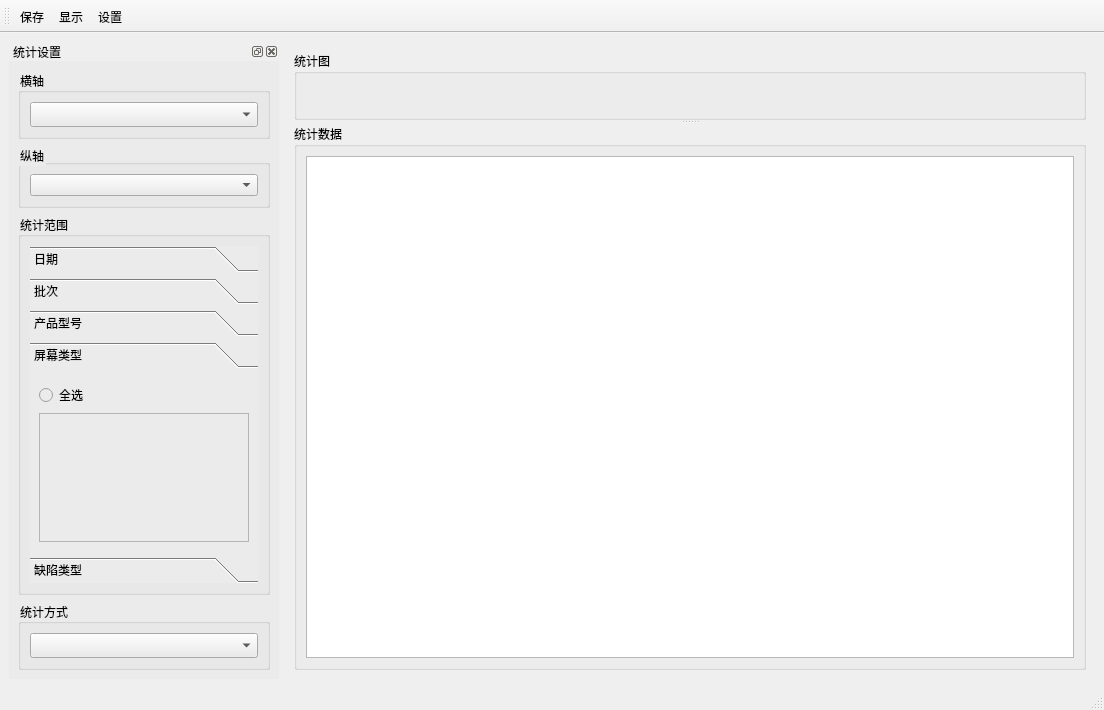
<?xml version="1.0" encoding="UTF-8"?>
<ui version="4.0">
 <class>datastatistics_win</class>
 <widget class="QMainWindow" name="datastatistics_win">
  <property name="geometry">
   <rect>
    <x>0</x>
    <y>0</y>
    <width>1104</width>
    <height>710</height>
   </rect>
  </property>
  <property name="windowTitle">
   <string>统计</string>
  </property>
  <property name="windowIcon">
   <iconset resource="resources.qrc">
    <normaloff>:/resourse/tongjitu.png</normaloff>:/resourse/tongjitu.png</iconset>
  </property>
  <widget class="QWidget" name="centralwidget">
   <layout class="QHBoxLayout" name="horizontalLayout_15">
    <item>
     <layout class="QHBoxLayout" name="horizontalLayout_14" stretch="1,3">
      <item>
       <widget class="QDockWidget" name="Settting_dockWidget">
        <property name="windowIcon">
         <iconset>
          <normaloff>:/new/prefix1/image/zhishuxianshi.png</normaloff>:/new/prefix1/image/zhishuxianshi.png</iconset>
        </property>
        <property name="toolTip">
         <string>&lt;html&gt;&lt;head/&gt;&lt;body&gt;&lt;p&gt;统计配置&lt;/p&gt;&lt;/body&gt;&lt;/html&gt;</string>
        </property>
        <property name="whatsThis">
         <string>&lt;html&gt;&lt;head/&gt;&lt;body&gt;&lt;p&gt;统计设置&lt;/p&gt;&lt;/body&gt;&lt;/html&gt;</string>
        </property>
        <property name="styleSheet">
         <string notr="true">background-color: rgb(235, 235, 235);</string>
        </property>
        <property name="windowTitle">
         <string>统计设置</string>
        </property>
        <widget class="QWidget" name="dockWidgetContents">
         <layout class="QHBoxLayout" name="horizontalLayout_2">
          <item>
           <layout class="QVBoxLayout" name="verticalLayout" stretch="0,0,10,1">
            <item>
             <widget class="QGroupBox" name="groupBox_4">
              <property name="font">
               <font>
                <family>黑体</family>
               </font>
              </property>
              <property name="title">
               <string>横轴</string>
              </property>
              <layout class="QHBoxLayout" name="horizontalLayout_4">
               <item>
                <widget class="QComboBox" name="VariableGrouping_comboBox">
                 <property name="styleSheet">
                  <string notr="true"/>
                 </property>
                </widget>
               </item>
              </layout>
             </widget>
            </item>
            <item>
             <widget class="QGroupBox" name="groupBox">
              <property name="title">
               <string>纵轴</string>
              </property>
              <layout class="QHBoxLayout" name="horizontalLayout_6">
               <item>
                <widget class="QComboBox" name="Statistics_comboBox"/>
               </item>
              </layout>
             </widget>
            </item>
            <item>
             <widget class="QGroupBox" name="Boundary_groupBox">
              <property name="font">
               <font>
                <family>黑体</family>
               </font>
              </property>
              <property name="title">
               <string>统计范围</string>
              </property>
              <layout class="QHBoxLayout" name="horizontalLayout_3">
               <item>
                <widget class="QToolBox" name="StatisticSetting_toolBox">
                 <property name="acceptDrops">
                  <bool>false</bool>
                 </property>
                 <property name="autoFillBackground">
                  <bool>false</bool>
                 </property>
                 <property name="styleSheet">
                  <string notr="true"/>
                 </property>
                 <property name="currentIndex">
                  <number>3</number>
                 </property>
                 <widget class="QWidget" name="page">
                  <property name="geometry">
                   <rect>
                    <x>0</x>
                    <y>0</y>
                    <width>220</width>
                    <height>172</height>
                   </rect>
                  </property>
                  <attribute name="icon">
                   <iconset resource="resources.qrc">
                    <normaloff>:/resourse/riqi.png</normaloff>:/resourse/riqi.png</iconset>
                  </attribute>
                  <attribute name="label">
                   <string>日期</string>
                  </attribute>
                  <layout class="QHBoxLayout" name="horizontalLayout_8">
                   <item>
                    <layout class="QVBoxLayout" name="verticalLayout_3">
                     <item>
                      <widget class="QRadioButton" name="SelectAll_radioButton1">
                       <property name="text">
                        <string>全选</string>
                       </property>
                      </widget>
                     </item>
                     <item>
                      <widget class="QTableView" name="SelectDate_tableView"/>
                     </item>
                    </layout>
                   </item>
                  </layout>
                 </widget>
                 <widget class="QWidget" name="page_2">
                  <property name="geometry">
                   <rect>
                    <x>0</x>
                    <y>0</y>
                    <width>220</width>
                    <height>172</height>
                   </rect>
                  </property>
                  <attribute name="icon">
                   <iconset resource="resources.qrc">
                    <normaloff>:/resourse/picixian.png</normaloff>:/resourse/picixian.png</iconset>
                  </attribute>
                  <attribute name="label">
                   <string>批次</string>
                  </attribute>
                  <layout class="QHBoxLayout" name="horizontalLayout_9">
                   <item>
                    <layout class="QVBoxLayout" name="verticalLayout_4">
                     <item>
                      <widget class="QRadioButton" name="SelectAll_radioButton2">
                       <property name="text">
                        <string>全选</string>
                       </property>
                      </widget>
                     </item>
                     <item>
                      <widget class="QTableView" name="SelectBatch_tableView"/>
                     </item>
                    </layout>
                   </item>
                  </layout>
                 </widget>
                 <widget class="QWidget" name="page_3">
                  <property name="geometry">
                   <rect>
                    <x>0</x>
                    <y>0</y>
                    <width>220</width>
                    <height>172</height>
                   </rect>
                  </property>
                  <attribute name="icon">
                   <iconset resource="resources.qrc">
                    <normaloff>:/resourse/chanpinxinghao.png</normaloff>:/resourse/chanpinxinghao.png</iconset>
                  </attribute>
                  <attribute name="label">
                   <string>产品型号</string>
                  </attribute>
                  <layout class="QHBoxLayout" name="horizontalLayout_10">
                   <item>
                    <layout class="QVBoxLayout" name="verticalLayout_5">
                     <item>
                      <widget class="QRadioButton" name="SelectAll_radioButton3">
                       <property name="text">
                        <string>全选</string>
                       </property>
                      </widget>
                     </item>
                     <item>
                      <widget class="QTableView" name="SelectProductModel_tableView"/>
                     </item>
                    </layout>
                   </item>
                  </layout>
                 </widget>
                 <widget class="QWidget" name="page_4">
                  <property name="geometry">
                   <rect>
                    <x>0</x>
                    <y>0</y>
                    <width>220</width>
                    <height>172</height>
                   </rect>
                  </property>
                  <attribute name="icon">
                   <iconset resource="resources.qrc">
                    <normaloff>:/resourse/pingmu.png</normaloff>:/resourse/pingmu.png</iconset>
                  </attribute>
                  <attribute name="label">
                   <string>屏幕类型</string>
                  </attribute>
                  <layout class="QHBoxLayout" name="horizontalLayout_11">
                   <item>
                    <layout class="QVBoxLayout" name="verticalLayout_6">
                     <item>
                      <widget class="QRadioButton" name="SelectAll_radioButton4">
                       <property name="text">
                        <string>全选</string>
                       </property>
                      </widget>
                     </item>
                     <item>
                      <widget class="QTableView" name="SelectScreenType_tableView"/>
                     </item>
                    </layout>
                   </item>
                  </layout>
                 </widget>
                 <widget class="QWidget" name="page_5">
                  <property name="geometry">
                   <rect>
                    <x>0</x>
                    <y>0</y>
                    <width>220</width>
                    <height>172</height>
                   </rect>
                  </property>
                  <attribute name="icon">
                   <iconset resource="resources.qrc">
                    <normaloff>:/resourse/quexian.png</normaloff>:/resourse/quexian.png</iconset>
                  </attribute>
                  <attribute name="label">
                   <string>缺陷类型</string>
                  </attribute>
                  <layout class="QHBoxLayout" name="horizontalLayout_12">
                   <item>
                    <layout class="QVBoxLayout" name="verticalLayout_7">
                     <item>
                      <widget class="QRadioButton" name="SelectAll_radioButton5">
                       <property name="text">
                        <string>全选</string>
                       </property>
                      </widget>
                     </item>
                     <item>
                      <widget class="QTableView" name="SelectDefectType_tableView"/>
                     </item>
                    </layout>
                   </item>
                  </layout>
                 </widget>
                </widget>
               </item>
              </layout>
             </widget>
            </item>
            <item>
             <widget class="QGroupBox" name="groupBox_5">
              <property name="font">
               <font>
                <family>黑体</family>
               </font>
              </property>
              <property name="title">
               <string>统计方式</string>
              </property>
              <layout class="QHBoxLayout" name="horizontalLayout_7">
               <item>
                <widget class="QComboBox" name="Pattern_comboBox"/>
               </item>
              </layout>
             </widget>
            </item>
           </layout>
          </item>
         </layout>
        </widget>
       </widget>
      </item>
      <item>
       <widget class="QWidget" name="widget" native="true">
        <layout class="QHBoxLayout" name="horizontalLayout_13">
         <item>
          <widget class="QSplitter" name="splitter">
           <property name="orientation">
            <enum>Qt::Vertical</enum>
           </property>
           <widget class="QGroupBox" name="groupBox_2">
            <property name="font">
             <font>
              <family>黑体</family>
             </font>
            </property>
            <property name="title">
             <string>统计图</string>
            </property>
           </widget>
           <widget class="QGroupBox" name="groupBox_3">
            <property name="font">
             <font>
              <family>黑体</family>
             </font>
            </property>
            <property name="title">
             <string>统计数据</string>
            </property>
            <layout class="QHBoxLayout" name="horizontalLayout">
             <item>
              <layout class="QVBoxLayout" name="verticalLayout_8">
               <item>
                <widget class="QTableView" name="Data_tableView"/>
               </item>
              </layout>
             </item>
            </layout>
           </widget>
          </widget>
         </item>
        </layout>
       </widget>
      </item>
     </layout>
    </item>
   </layout>
  </widget>
  <widget class="QToolBar" name="toolBar">
   <property name="windowTitle">
    <string>toolBar</string>
   </property>
   <property name="toolButtonStyle">
    <enum>Qt::ToolButtonTextBesideIcon</enum>
   </property>
   <attribute name="toolBarArea">
    <enum>TopToolBarArea</enum>
   </attribute>
   <attribute name="toolBarBreak">
    <bool>false</bool>
   </attribute>
   <addaction name="Save_action"/>
   <addaction name="Show_action"/>
   <addaction name="Setting_action"/>
  </widget>
  <widget class="QStatusBar" name="statusBar"/>
  <action name="Save_action">
   <property name="icon">
    <iconset resource="resources.qrc">
     <normaloff>:/resourse/baocun.png</normaloff>:/resourse/baocun.png</iconset>
   </property>
   <property name="text">
    <string>保存</string>
   </property>
  </action>
  <action name="Show_action">
   <property name="icon">
    <iconset resource="resources.qrc">
     <normaloff>:/resourse/zhishuxianshi.png</normaloff>:/resourse/zhishuxianshi.png</iconset>
   </property>
   <property name="text">
    <string>显示</string>
   </property>
  </action>
  <action name="Setting_action">
   <property name="icon">
    <iconset resource="resources.qrc">
     <normaloff>:/resourse/ziyuan.png</normaloff>:/resourse/ziyuan.png</iconset>
   </property>
   <property name="text">
    <string>设置</string>
   </property>
  </action>
 </widget>
 <resources>
  <include location="resources.qrc"/>
 </resources>
 <connections/>
</ui>
